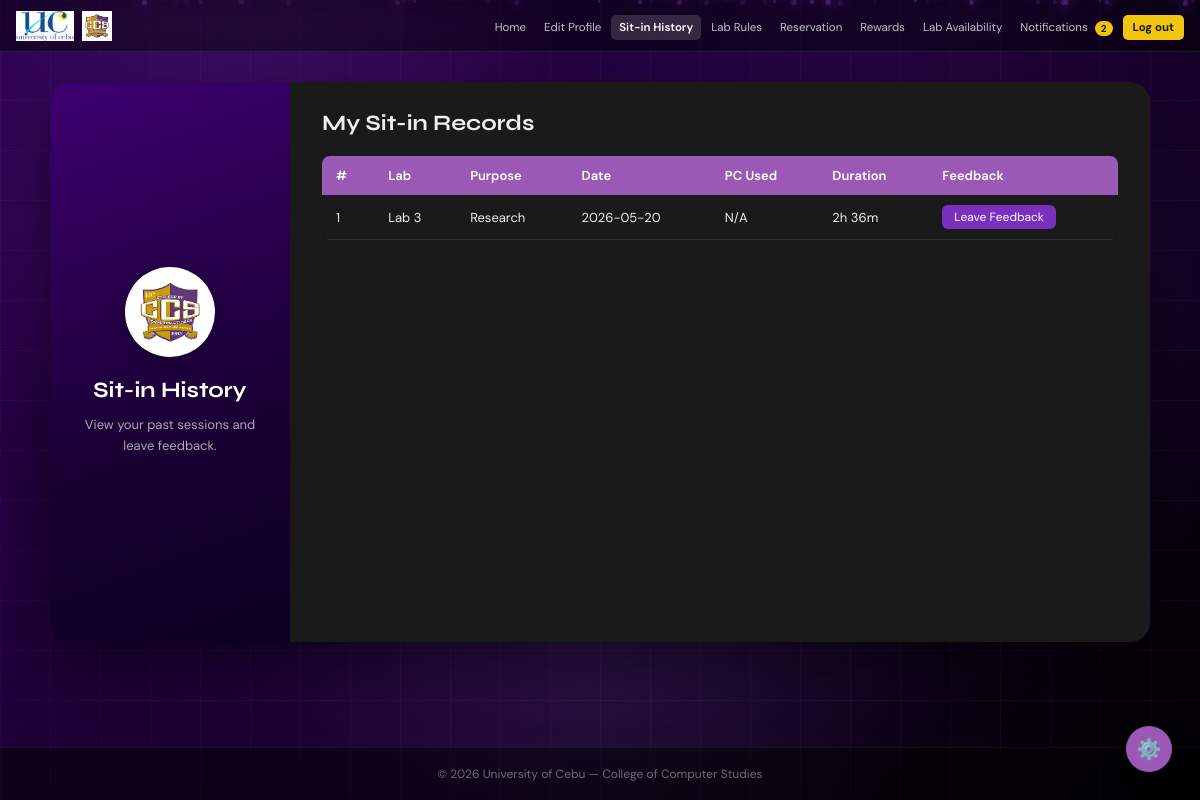
The page /student/history (signed in) on the database as committed earlier.
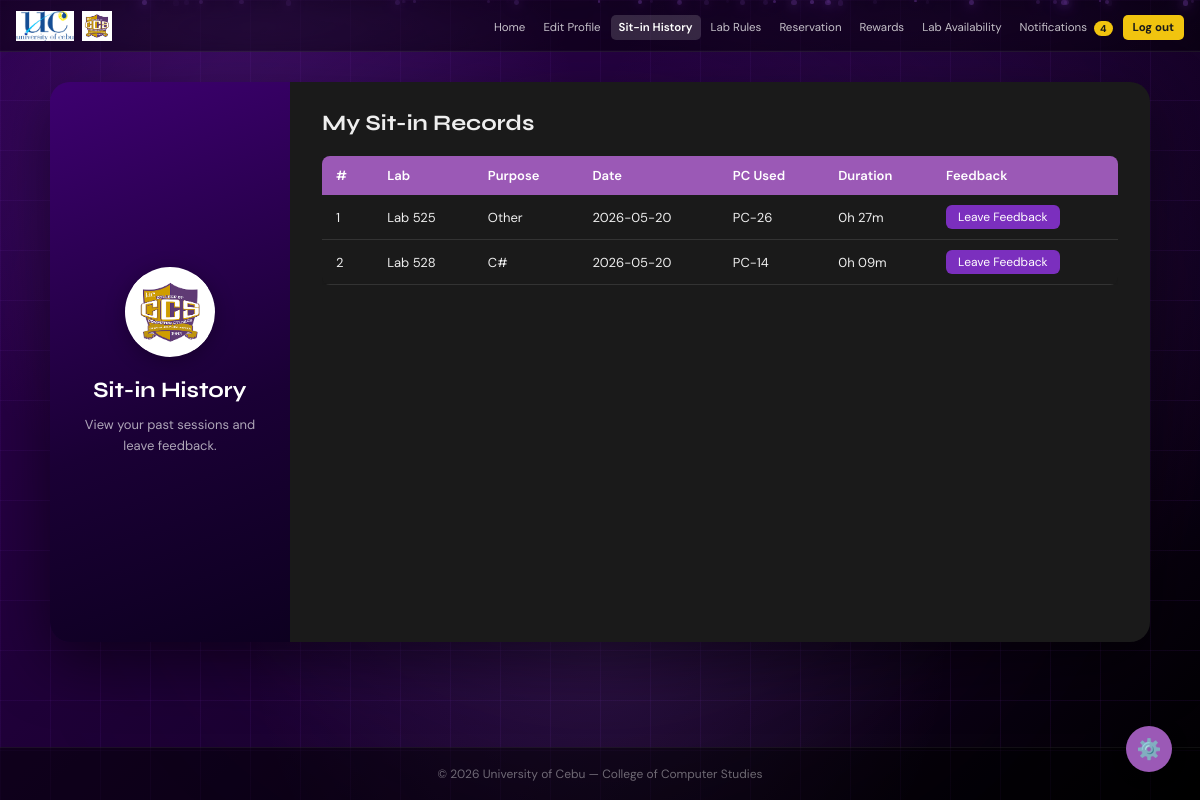
The same page on the database as committed later.
### tables this page shows
CREATE TABLE sitin_reports (
        id INTEGER PRIMARY KEY AUTOINCREMENT,
        idnum TEXT NOT NULL,
        name TEXT NOT NULL,
        purpose TEXT NOT NULL DEFAULT '',
        lab TEXT NOT NULL,
        session INTEGER NOT NULL,
        date TEXT NOT NULL,
        time_in TEXT,
        time_out TEXT
    , pc_id INTEGER);

CREATE TABLE computer_units (
        id INTEGER PRIMARY KEY AUTOINCREMENT,
        pc_number TEXT NOT NULL,
        lab_id INTEGER NOT NULL,
        status TEXT NOT NULL DEFAULT 'Available',
        FOREIGN KEY (lab_id) REFERENCES laboratory(id)
    );

### app.py (the view, shortened to what this page needs)
@app.route('/student/history', methods=['GET', 'POST'])
def student_history():
    if not student_required():
        return redirect(url_for('login'))
    error = success = None
    conn = get_db()
    rows = conn.execute('''
        SELECT sr.*, cu.pc_number
        FROM sitin_reports sr
        LEFT JOIN computer_units cu ON sr.pc_id = cu.id
        WHERE sr.idnum = ?
        ORDER BY sr.id DESC
    ''', (session['user_idnum'],)).fetchall()
    conn.close()
    records = []
    for r in rows:
        r = dict(r)
        duration = ''
        if r['time_in'] and r['time_out']:
            try:
                t_in = datetime.strptime(r['time_in'], '%H:%M')
                t_out = datetime.strptime(r['time_out'], '%H:%M')
                delta = t_out - t_in
                hours, remainder = divmod(delta.seconds, 3600)
                minutes = remainder // 60
                duration = f'{hours}h {minutes:02d}m'
            except:
                duration = 'N/A'
        else:
            duration = 'N/A'
        r['duration'] = duration
        records.append(r)
    return render_template('student/history.html', records=records, success=success, error=error)

### app.py (called while the page is built, shortened)
def get_db():
    conn = sqlite3.connect(os.path.join(BASE_DIR, 'database.db'))
    conn.row_factory = sqlite3.Row
    return conn

@app.before_request
def csrf_protect():
    if 'csrf_token' not in session:
        session['csrf_token'] = secrets.token_hex(16)
    if request.method == "POST":
        token = session.get('csrf_token', '')
        form_token = request.form.get('csrf_token', '')
        if not token or token != form_token:
            flash('Invalid request. Please try again.', 'error')
            return redirect(request.url)

@app.context_processor
def inject_unread_count():
    if 'user_id' in session and session.get('role') == 'student':
        conn = get_db()
        count = conn.execute('''
            SELECT COUNT(*) FROM notifications
            WHERE is_read = 0 AND (idnum = ? OR idnum = 'global')
        ''', (session['user_idnum'],)).fetchone()[0]
        conn.close()
        return dict(unread_count=count)

def student_required():
    return 'user_id' in session and session.get('role') == 'student'

### templates/student/history.html (shortened to what this page needs)
<!DOCTYPE html>
<html lang="en" data-theme="dark">
<head>
  <link rel="stylesheet" href="{{ url_for('static', filename='style.css') }}" />
  <link href="https://cdnjs.cloudflare.com/ajax/libs/toastr.js/latest/toastr.min.css" rel="stylesheet"/>
</head>
<body>
  <nav>
    <div class="nav-left">
      <img src="{{ url_for('static', filename='uclogo.png') }}" alt="UC" class="nav-logo" />
      <img src="{{ url_for('static', filename='ccsmainlogo.png') }}" alt="CCS" class="nav-logo" />
    </div>
    <ul class="nav-links">
      <li><a href="{{ url_for('student_home') }}">Home</a></li>
      <li><a href="{{ url_for('student_profile') }}">Edit Profile</a></li>
      <li><a href="{{ url_for('student_history') }}" class="active">Sit-in History</a></li>
      <li><a href="{{ url_for('student_labrules') }}">Lab Rules</a></li>
      <li><a href="{{ url_for('student_reservation') }}">Reservation</a></li>
      <li><a href="{{ url_for('student_rewards') }}">Rewards</a></li>
      <li><a href="{{ url_for('student_lab_availability') }}">Lab Availability</a></li>
      <li>
        <a href="{{ url_for('student_notifications') }}">
          Notifications
          {% if unread_count > 0 %}
            <span class="notification-badge">{{ unread_count }}</span>
          {% endif %}
        </a>
      </li>
      <li><a href="{{ url_for('logout') }}" class="btn-nav-logout">Log out</a></li>
    </ul>
  </nav>
  <main class="admin-main">
    <div class="admin-split-card">
      <div class="split-left">
        <div class="split-logo-circle">
          <img src="{{ url_for('static', filename='ccsmainlogo.png') }}" alt="CCS" />
        </div>
        <h2 class="split-title">Sit-in History</h2>
        <p class="split-desc">View your past sessions and leave feedback.</p>
      </div>
      <div class="split-right">
        <h2 class="form-title">My Sit-in Records</h2>
        <div class="table-wrap">
          <table class="admin-table">
            <thead>
              <tr>
                <th>#</th>
                <th>Lab</th>
                <th>Purpose</th>
                <th>Date</th>
                <th>PC Used</th>
                <th>Duration</th>
                <th>Feedback</th>
              </tr>
            </thead>
            <tbody>
              {% for r in records %}
              <tr>
                <td>{{ loop.index }}</td>
                <td>{{ r['lab'] }}</td>
                <td>{{ r['purpose'] }}</td>
                <td>{{ r['date'] }}</td>
                <td>{{ r['pc_number'] if r['pc_number'] else 'N/A' }}</td>
                <td>{{ r['duration'] }}</td>
                <td>
                  <button class="btn-feedback-row"
                          data-lab="{{ r['lab'] }}"
                          data-purpose="{{ r['purpose'] }}"
                          data-date="{{ r['date'] }}"
                          data-pc-id="{{ r['pc_id'] if r['pc_id'] else '' }}">Leave Feedback</button>
                </td>
              </tr>
              {% else %}
              <tr><td colspan="7" class="no-data">No sit-in history yet.</td></tr>
              {% endfor %}
            </tbody>
          </table>
        </div>
      </div>
    </div>
  </main>
  <footer>&copy; 2026 University of Cebu — College of Computer Studies</footer>
</body>
</html>

Rows that differ between the two databases and show on the page:
removed sitin_reports: lab "Lab 3", purpose "Research", date "2026-05-20", r "N/A", duration "2h 36m"
added sitin_reports: lab "Lab 525", purpose "Other", date "2026-05-20", pc_number "PC-26", duration "0h 27m"
added sitin_reports: lab "Lab 528", purpose "C#", date "2026-05-20", pc_number "PC-14", duration "0h 09m"
Other text that changed with them:
{{ unread_count }}: "2" → "4"
